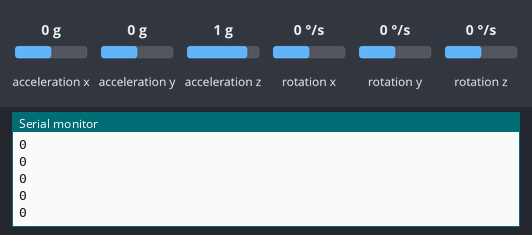
A sketch run on a simulated Arduino Uno, built with avr-gcc and run on an emulated ATmega328P. Shown: the last lines printed to the serial monitor. Inputs (shaded band) come from the test bench; at power-on: acceleration x 0 g, acceleration y 0 g, acceleration z 1 g, rotation x 0 °/s, rotation y 0 °/s, rotation z 0 °/s.

Above: at 1.2 s.
1.3 s: acceleration x set to -1.4 g
At 2.3 s:
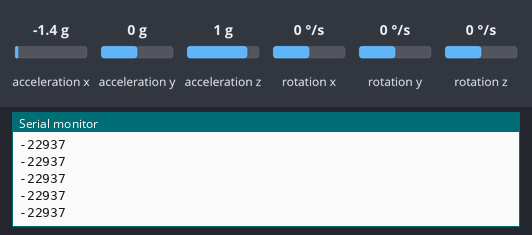
2.8 s: acceleration x set to -0.8 g
At 3.8 s:
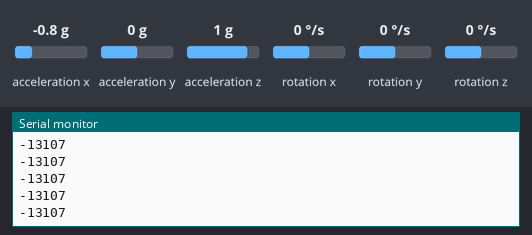
Timing chart, 0 to 5.8 s (numbered marks = the images above; inputs shaded):
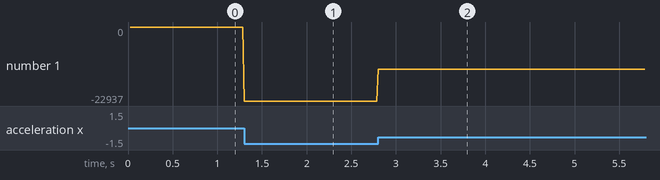

Measured:
- after the input at 1.3 s, the serial monitor: prints a new line at once (image 1)
- after the input at 2.8 s, the serial monitor: prints a new line at once (image 2)
- plotted number 1: 0 → -22937 after the input at 1.3 s, -22937 → -13107 after the input at 2.8 s

The sketch:

mpu9150.ino
```cpp
#include <MPU6050.h>
#include <I2Cdev.h>
#include <Wire.h>
#include <utility/twi.h>
MPU6050 accelgyro;
int16_t ax,ay,az;
int16_t gx,gy,gz;


bool status = 0;

void timer1_init(){
	//Timer Interrupt
	TCCR1A = 0;
	TCCR1B = 0;
	TCNT1 = 64286;
	TCCR1B |= (1<<CS12);
	TIMSK1 |= (1<<TOIE0);
}
void setup()
{
	noInterrupts();
	timer1_init();
	//SetRate to 50 Hz
	Serial.begin(57600);
	interrupts();

}

ISR(TIMER1_OVF_vect){
	status = 1;
	TCNT1 = 64286;
}
void loop()
{
	if(status == 1){
		accelgyro.getMotion6(&ax,&ay,&az,&gx,&gy,&gz);
		Serial.println(ax);
		status = 0;
	}
}
```
